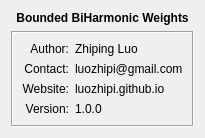
<?xml version="1.0" encoding="UTF-8"?>
<ui version="4.0">
 <class>about_dialog</class>
 <widget class="QDialog" name="about_dialog">
  <property name="geometry">
   <rect>
    <x>0</x>
    <y>0</y>
    <width>190</width>
    <height>131</height>
   </rect>
  </property>
  <property name="windowTitle">
   <string>About</string>
  </property>
  <layout class="QVBoxLayout" name="verticalLayout_3">
   <item>
    <widget class="QLabel" name="title_lbl">
     <property name="font">
      <font>
       <weight>75</weight>
       <bold>true</bold>
      </font>
     </property>
     <property name="text">
      <string>Bounded BiHarmonic Weights</string>
     </property>
     <property name="alignment">
      <set>Qt::AlignCenter</set>
     </property>
    </widget>
   </item>
   <item>
    <widget class="QFrame" name="detailInfo_frame">
     <property name="frameShape">
      <enum>QFrame::Box</enum>
     </property>
     <property name="frameShadow">
      <enum>QFrame::Sunken</enum>
     </property>
     <layout class="QVBoxLayout" name="verticalLayout_4">
      <item>
       <layout class="QHBoxLayout" name="horizontalLayout">
        <item>
         <layout class="QVBoxLayout" name="verticalLayout">
          <item>
           <widget class="QLabel" name="author_lbl">
            <property name="text">
             <string>Author:</string>
            </property>
            <property name="alignment">
             <set>Qt::AlignRight|Qt::AlignTrailing|Qt::AlignVCenter</set>
            </property>
           </widget>
          </item>
          <item>
           <widget class="QLabel" name="contact_lbl">
            <property name="text">
             <string>Contact:</string>
            </property>
            <property name="alignment">
             <set>Qt::AlignRight|Qt::AlignTrailing|Qt::AlignVCenter</set>
            </property>
           </widget>
          </item>
          <item>
           <widget class="QLabel" name="website_lbl">
            <property name="text">
             <string>Website:</string>
            </property>
            <property name="alignment">
             <set>Qt::AlignRight|Qt::AlignTrailing|Qt::AlignVCenter</set>
            </property>
           </widget>
          </item>
          <item>
           <widget class="QLabel" name="version_lbl">
            <property name="text">
             <string>Version:</string>
            </property>
            <property name="alignment">
             <set>Qt::AlignRight|Qt::AlignTrailing|Qt::AlignVCenter</set>
            </property>
           </widget>
          </item>
         </layout>
        </item>
        <item>
         <layout class="QVBoxLayout" name="verticalLayout_2">
          <item>
           <widget class="QLabel" name="authorVal_lbl">
            <property name="text">
             <string>Zhiping Luo</string>
            </property>
           </widget>
          </item>
          <item>
           <widget class="QLabel" name="contactVal_lbl">
            <property name="text">
             <string>luozhipi@gmail.com</string>
            </property>
           </widget>
          </item>
          <item>
           <widget class="QLabel" name="websiteVal_lbl">
            <property name="text">
             <string>luozhipi.github.io</string>
            </property>
           </widget>
          </item>
          <item>
           <widget class="QLabel" name="versionVal_lbl">
            <property name="text">
             <string>1.0.0</string>
            </property>
           </widget>
          </item>
         </layout>
        </item>
       </layout>
      </item>
     </layout>
    </widget>
   </item>
  </layout>
 </widget>
 <resources/>
 <connections/>
</ui>
